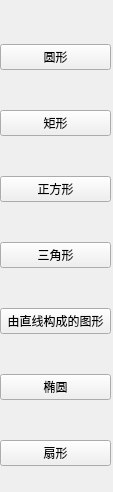
<?xml version="1.0" encoding="UTF-8"?>
<ui version="4.0">
 <class>QChoose</class>
 <widget class="QWidget" name="QChoose">
  <property name="geometry">
   <rect>
    <x>0</x>
    <y>0</y>
    <width>113</width>
    <height>492</height>
   </rect>
  </property>
  <property name="windowTitle">
   <string>Form</string>
  </property>
  <widget class="QWidget" name="layoutWidget">
   <property name="geometry">
    <rect>
     <x>0</x>
     <y>10</y>
     <width>111</width>
     <height>491</height>
    </rect>
   </property>
   <layout class="QVBoxLayout" name="verticalLayout">
    <item>
     <widget class="QPushButton" name="pushButtoncircle">
      <property name="styleSheet">
       <string notr="true">background-color: rgb(240, 240, 240);</string>
      </property>
      <property name="text">
       <string>圆形</string>
      </property>
     </widget>
    </item>
    <item>
     <widget class="QPushButton" name="pushButton_2rect">
      <property name="styleSheet">
       <string notr="true">background-color: rgb(240, 240, 240);</string>
      </property>
      <property name="text">
       <string>矩形</string>
      </property>
     </widget>
    </item>
    <item>
     <widget class="QPushButton" name="pushButton_3quere">
      <property name="styleSheet">
       <string notr="true">background-color: rgb(240, 240, 240);</string>
      </property>
      <property name="text">
       <string>正方形</string>
      </property>
     </widget>
    </item>
    <item>
     <widget class="QPushButton" name="pushButton_4traigle">
      <property name="styleSheet">
       <string notr="true">background-color: rgb(240, 240, 240);</string>
      </property>
      <property name="text">
       <string>三角形</string>
      </property>
     </widget>
    </item>
    <item>
     <widget class="QPushButton" name="pushButton_5line">
      <property name="styleSheet">
       <string notr="true">background-color: rgb(240, 240, 240);</string>
      </property>
      <property name="text">
       <string>由直线构成的图形</string>
      </property>
     </widget>
    </item>
    <item>
     <widget class="QPushButton" name="pushButton_6ellipse">
      <property name="styleSheet">
       <string notr="true">background-color: rgb(240, 240, 240);</string>
      </property>
      <property name="text">
       <string>椭圆</string>
      </property>
     </widget>
    </item>
    <item>
     <widget class="QPushButton" name="pushButton_7Sector">
      <property name="styleSheet">
       <string notr="true">background-color: rgb(240, 240, 240);</string>
      </property>
      <property name="text">
       <string>扇形</string>
      </property>
     </widget>
    </item>
   </layout>
  </widget>
  <zorder>layoutWidget</zorder>
  <zorder>pushButton_7Sector</zorder>
  <zorder>pushButton_6ellipse</zorder>
  <zorder>pushButton_5line</zorder>
 </widget>
 <resources/>
 <connections/>
</ui>
